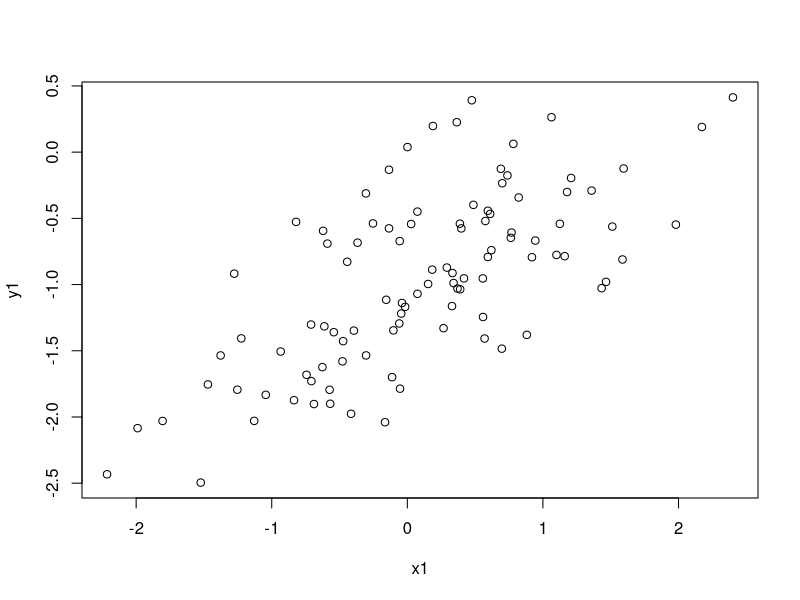
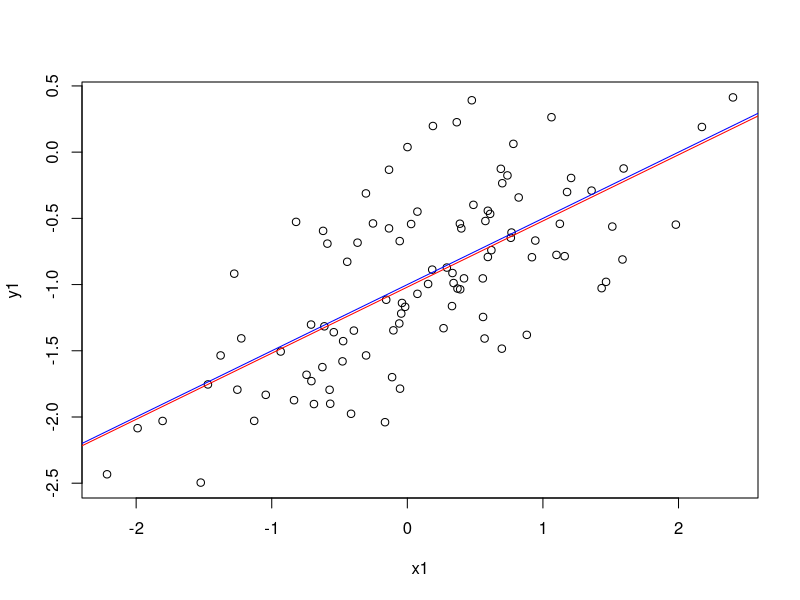
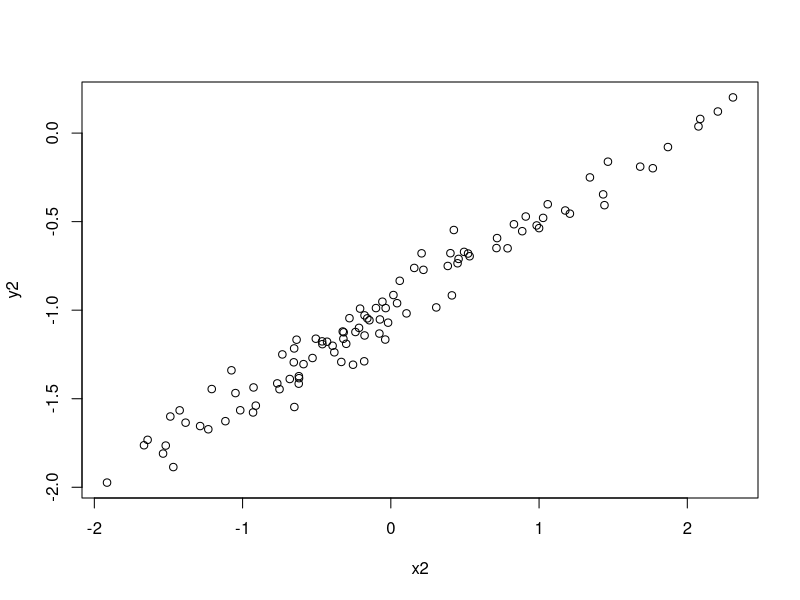
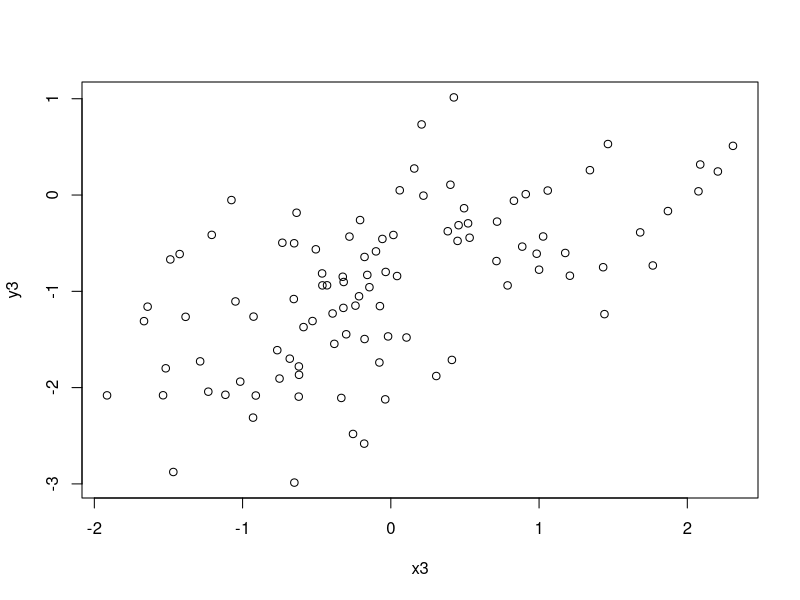

Recreate these plots in R, in order.
# ============================================
# An Introduction to Statistical Learning
#           Chapter 3
#
# R-Code for Applied Exercises 13
#
# Author: Antonio Giannino
# ============================================ 
rm(list = ls());
#
# In this exercise you will create some simulated data and will fit simple linear 
# regression models to it. Make sure to use set.seed(1) prior to starting part (a) to
# ensure consistent results.
set.seed(1)
# (a) Using the rnorm() function, create a vector, x, containing 100 observations 
# drawn from a N(0,1) distribution. This represents a feature, X.
x1 <- rnorm(100)
#
# (b) Using the rnorm() function, create a vector, eps, containing 100 observations 
# drawn from a N(0,0.25) distribution i.e. a normal distribution with mean zero and 
# variance 0.25.
eps1 <- rnorm(100, sd = sqrt(0.25))
#
# (c) Using x and eps, generate a vector y according to the model
# Y =−1+0.5X+ε. (3.39)
y1 <- -1 + 0.5 * x1 + eps1
# What is the length of the vector y? What are the values of β0 and β1 in this linear
# model?
length(y1)
#
# (d) Create a scatterplot displaying the relationship between x and y. Comment on 
# what you observe.
plot(x1, y1)
#
# (e) Fit a least squares linear model to predict y using x. Comment on the model 
# obtained. How do b0 and b1 compare to β0 and β1?
reg_1 <- lm(y1 ~ x1)
summary(reg_1)
# (f) Display the least squares line on the scatterplot obtained in (d). Draw the 
# population regression line on the plot, in a different color. Use the legend() 
# command to create an appropriate legend.
plot(x1, y1)
abline(reg_1, col = "red")
abline(-1, 0.5, col = "blue")
#
# (g) Now fit a polynomial regression model that predicts y using x and x2. Is there 
# evidence that the quadratic term improves the model fit? Explain your answer.
reg_poly1 <- lm(y1 ~ x1 + I(x1^2))
summary(reg_poly1)
#
# (h) Repeat (a)–(f) after modifying the data generation process in such a way that
# there is less noise in the data. The model (3.39) should remain the same. You can do
# this by decreasing the vari- ance of the normal distribution used to generate the 
# error term ε in (b). Describe your results.
set.seed(1)
eps2 <- rnorm(100, sd = 0.1)
x2 <- rnorm(100)
y2 <- -1 + 0.5 * x2 + eps2
plot(x2, y2)
reg_2 <- lm(y2 ~ x2)
summary(reg_2)
#
# (i) Repeat (a)–(f) after modifying the data generation process in such a way that 
# there is more noise in the data. The model (3.39) should remain the same. You can do
# this by increasing the variance of the normal distribution used to generate the 
# error term ε in (b). Describe your results.
set.seed(1)
eps3 <- rnorm(100, sd = 0.75)
x3 <- rnorm(100)
y3 <- -1 + 0.5 * x3 + eps3
plot(x3, y3)
reg_3 <- lm(y3 ~ x3)
summary(reg_3)
#
# (j) What are the confidence intervals for β0 and β1 based on the original data set,
# the noisier data set, and the less noisy data set? Comment on your results.
confint(reg_1)
confint(reg_2)
confint(reg_3)



